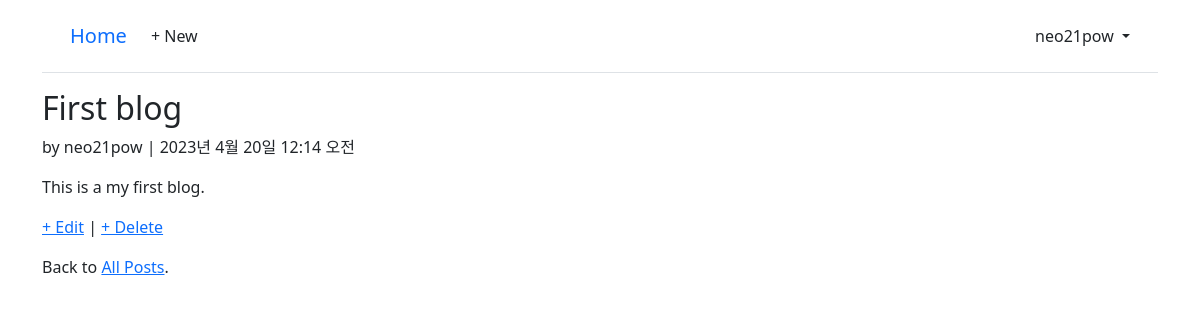
The app's page /blog/1/ (signed in) with its own data.
### accounts/models.py (models this page shows)
class CustomUser(AbstractUser):
    age = models.PositiveIntegerField(null=True, blank=True)

### pages/models.py (models this page shows, shortened)
class Post(models.Model):
    title = models.CharField(max_length=200)
    '''
    author = models.ForeignKey(
        'accounts.CustomUser', on_delete=models.CASCADE,
    )
    '''
    author = models.ForeignKey( get_user_model(), on_delete=models.CASCADE,)
    date = models.DateTimeField(auto_now_add=True)
    body = models.TextField()

### pages/views.py (the view)
# urls.py: path('blog/<int:pk>/', BlogDetailView.as_view(), name='post_detail'),
class BlogDetailView(DetailView):
    model = Post
    template_name = 'post_detail.html'

### templates/post_detail.html
{% extends 'base.html' %}
{% block content %}
    <div class="article-entry">
        <h2>{{ object.title }}</h2>
        <p>by {{ object.author }} | {{ object.date }}</p>
        <p>{{ object.body }}</p>
    </div>
    <p><a href="{% url 'post_edit' post.pk %}">+ Edit</a> |
        <a href="{% url 'post_delete' post.pk %}">+ Delete</a></p>
    <p>Back to <a href="{% url 'post_list' %}">All Posts</a>.</p>
{% endblock content %}

### templates/base.html (shortened to what this page needs)
{% load static %}
<!DOCTYPE html>
<html lang="ko">
<head>
    <link href="https://cdn.jsdelivr.net/npm/bootstrap@5.1.3/dist/css/bootstrap.min.css" rel="stylesheet"
>
</head>
<body>
    <div class="container">
        <header class="p-3 mb-3 border-bottom">
            <div class="container">
                <div class="d-flex flex-wrap align-items-center justify-content-center justify-content-lg-start">
                    <a class="navbar-brand" href="{% url 'home' %}">Home</a>
                    <ul class="nav col-12 col-lg-auto me-lg-auto mb-2 justify-content-center mb-md-0">
                        {% if user.is_authenticated %}
                        <li><a href="{% url 'post_new' %}" class="nav-link px-2 link-dark">+ New</a></li>
                    </ul>
                    <div class="dropdown text-end">
                        <a href="#" class="d-block link-dark text-decoration-none dropdown-toggle" id="dropdownUser1"
                            data-bs-toggle="dropdown" aria-expanded="false">
                            {{ user.username }}
                        </a>
                    </div>
                    {% else %}
                    <div class="text-end">
                        <a href="{% url 'login' %}" class="btn btn-outline-primary me-2">Log In</a>
                        <a href="{% url 'signup' %}" class="btn btn-primary">Sign Up</a>
                    </div>
                    {% endif %}
                </div>
            </div>
        </header>
        <main>
            {% block content %}
            {% endblock content %}
        </main>
    </div>
</body>
</html>

### records on screen
CustomUser: username "neo21pow"
Post: title "First blog", author "neo21pow", date "2023년 4월 20일 12:14 오전", body "This is a my first blog."
